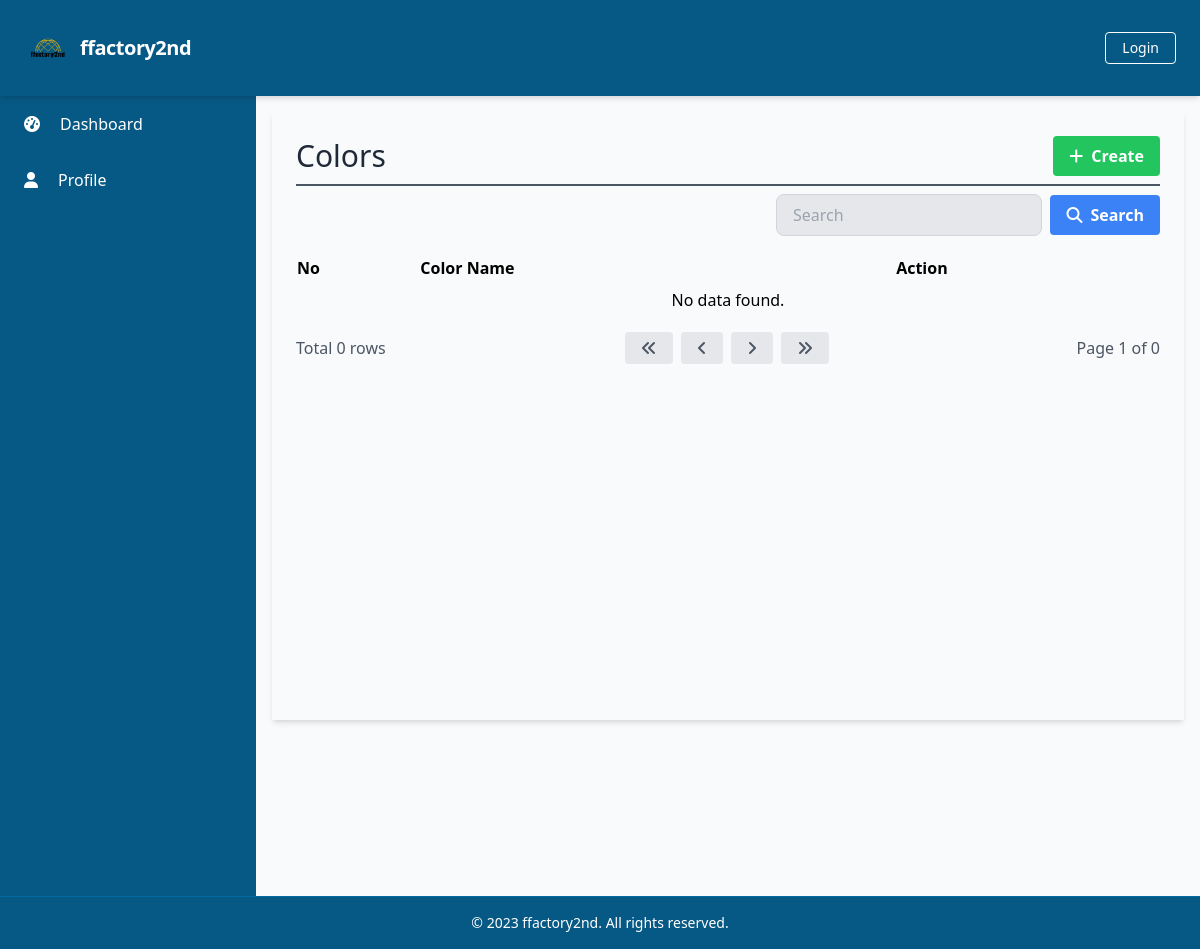
The app's page /manage_colors/manage_colors_list.php, older data.
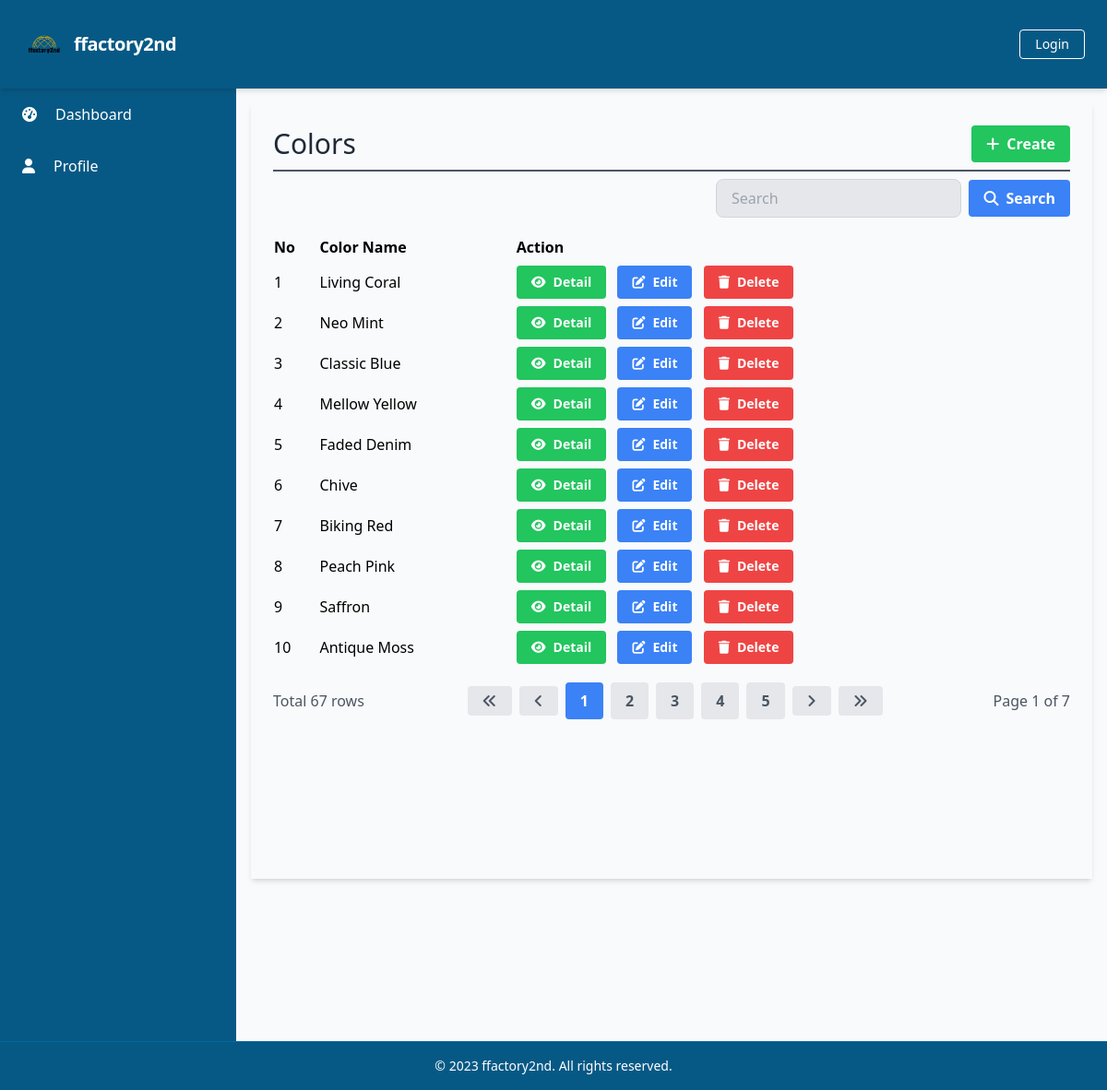
The same page, newer data.
### tables this page shows
CREATE TABLE `Colors` (
  `ColorID` int(11) NOT NULL,
  `ColorName` varchar(50) DEFAULT NULL
);

### database/connection.php (called while the page is built, shortened)
<?php
$baseUrl = "http://localhost/final_project_ricky_2023/";

### public/manage_colors/manage_colors_list.php (the view, shortened to what the changed rows need)
<?php
require_once('../../database/connection.php');
?>
<?php include_once('../components/header.php'); ?>
<div class="h-screen flex flex-col">
    <div class="flex-grow bg-gray-50 flex flex-row shadow-md">
        <main class="bg-gray-50 flex flex-col flex-1 overflow-y-scroll h-screen flex-shrink-0 sc-hide pb-40">
            <div class="flex items-start justify-start p-6 shadow-md m-4 flex-1 flex-col">
                <div class="flex flex-row justify-between items-center w-full border-b-2 border-gray-600 mb-2 pb-2">
                    <h1 class="text-3xl text-gray-800 font-semibol w-full">Colors</h1>
                </div>
                <div class="flex flex-col w-full">
                    <table class="min-w-full">
                        <thead>
                            <tr>
                                <th class="text-left py-1">No</th>
                                <th class="text-left py-1">Color Name</th>
                                <th class="text-left py-1">Action</th>
                            </tr>
                        </thead>
                        <tbody>
                            <?php
                            $searchTerm = isset($_GET['search']) ? $_GET['search'] : '';
                            $page = isset($_GET['page']) ? $_GET['page'] : 1;
                            $query = "SELECT * FROM Colors
                                      WHERE ColorName LIKE '%$searchTerm%'
                                      LIMIT 10 OFFSET " . ($page - 1) * 10;
                            $result = $conn->query($query);
                            $queryCount = "SELECT COUNT(*) AS count FROM Colors WHERE ColorName LIKE '%$searchTerm%'";
                            $resultCount = $conn->query($queryCount);
                            $rowCount = $resultCount->fetch_assoc()['count'];
                            $totalPage = ceil($rowCount / 10);
                            $no = 1;
                            while ($row = $result->fetch_assoc()) {
                            ?>
                                <tr>
                                    <td class="py-1"><?php echo $no++; ?></td>
                                    <td class="py-1"><?php echo $row['ColorName']; ?></td>
                                    <td class='py-1'>
                                        <a href="<?php echo $baseUrl; ?>public/manage_colors/manage_colors_detail.php?id=<?php echo $row['ColorID'] ?>" class='bg-green-500 hover-bg-green-700 text-white font-bold py-2 px-4 rounded inline-flex items-center mr-2 text-sm'>
                                            <i class='fas fa-eye mr-2'></i>
                                            <span>Detail</span>
                                        </a>
                                        <a href="<?php echo $baseUrl; ?>public/manage_colors/manage_colors_update.php?id=<?php echo $row['ColorID'] ?>" class='bg-blue-500 hover-bg-blue-700 text-white font-bold py-2 px-4 rounded inline-flex items-center mr-2 text-sm'>
                                            <i class='fas fa-edit mr-2'></i>
                                            <span>Edit</span>
                                        </a>
                                        <button onclick="confirmDelete(<?php echo $row['ColorID']; ?>)" class='bg-red-500 hover-bg-red-700 text-white font-bold py-2 px-4 rounded inline-flex items-center text-sm'>
                                            <i class='fas fa-trash mr-2'></i>
                                            <span>Delete</span>
                                        </button>
                                    </td>
                                </tr>
                            <?php
                            }
                            if ($result->num_rows === 0) {
                            ?>
                                <tr>
                                    <td colspan="3" class="py-1 text-center">No data found.</td>
                                </tr>
                            <?php
                            }
                            ?>
                        </tbody>
                    </table>
                </div>
                <?php include('../components/pagination.php'); ?>
        </main>
    </div>
</div>
</body>
</html>

### public/components/pagination.php
<div class="flex flex-row justify-between items-center w-full mt-4">
    <div class="flex flex-row justify-start items-center">
        <span class="text-gray-600">Total <?php echo $rowCount; ?> rows</span>
    </div>
    <div class="flex flex-row justify-end items-center space-x-2">
        <a href="?page=1&search=<?php echo $searchTerm; ?>" class="bg-gray-200 hover-bg-gray-300 text-gray-600 font-bold py-2 px-4 rounded inline-flex items-center">
            <i class="fas fa-angle-double-left"></i>
        </a>
        <a href="?page=<?php if ($page == 1) {
                            echo $page;
                        } else {
                            echo $page - 1;
                        } ?>&search=<?php echo $searchTerm; ?>" class="bg-gray-200 hover-bg-gray-300 text-gray-600 font-bold py-2 px-4 rounded inline-flex items-center">
            <i class="fas fa-angle-left"></i>
        </a>
        <?php
        $startPage = $page - 2;
        $endPage = $page + 2;
        if ($startPage < 1) {
            $endPage += abs($startPage) + 1;
            $startPage = 1;
        }
        if ($endPage > $totalPage) {
            $startPage -= $endPage - $totalPage;
            $endPage = $totalPage;
        }
        if ($startPage < 1) {
            $startPage = 1;
        }
        for ($i = $startPage; $i <= $endPage; $i++) {
            if ($i == $page) {
                echo "<a href='?page=$i&search=$searchTerm' class='bg-blue-500 hover-bg-blue-700 text-white font-bold py-2 px-4 rounded inline-flex items-center'>$i</a>";
            } else {
                echo "<a href='?page=$i&search=$searchTerm' class='bg-gray-200 hover-bg-gray-300 text-gray-600 font-bold py-2 px-4 rounded inline-flex items-center'>$i</a>";
            }
        }
        ?>
        <a href="?page=<?php if ($page == $totalPage) {
                            echo $page;
                        } else {
                            echo $page + 1;
                        } ?>&search=<?php echo $searchTerm; ?>" class="bg-gray-200 hover-bg-gray-300 text-gray-600 font-bold py-2 px-4 rounded inline-flex items-center">
            <i class="fas fa-angle-right"></i>
        </a>
        <a href="?page=<?php echo $totalPage; ?>&search=<?php echo $searchTerm; ?>" class="bg-gray-200 hover-bg-gray-300 text-gray-600 font-bold py-2 px-4 rounded inline-flex items-center">
            <i class="fas fa-angle-double-right"></i>
        </a>
    </div>
    <div class="flex flex-row justify-end items-center ml-2">
        <span class="text-gray-600">Page <?php echo $page; ?> of <?php echo $totalPage; ?></span>
    </div>
</div>

Row changes from the older to the newer data that the page shows:
added colors: ColorName "Living Coral"
added colors: ColorName "Neo Mint"
added colors: ColorName "Classic Blue"
added colors: ColorName "Mellow Yellow"
added colors: ColorName "Faded Denim"
added colors: ColorName "Chive"
added colors: ColorName "Biking Red"
added colors: ColorName "Peach Pink"
added colors: ColorName "Saffron"
added colors: ColorName "Antique Moss"
Text that changed along with them:
$rowCount: "0" → "67"
$totalPage: "0" → "7"
new list line: "1"
new list line: "2"
new list line: "3"
new list line: "4"
new list line: "5"
text no longer shown: "No data found."
